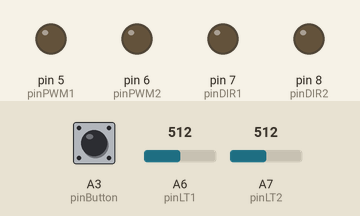
Recording of a sketch running on a simulated Arduino Nano, built with avr-gcc and run on an emulated ATmega328P. Shown: output pins drawn as LEDs (lit = HIGH). Dashed ring = blinking. The test bench sets the inputs (shaded band); at power-on: A3 (pinButton) HIGH, A6 (pinLT1) = 512, A7 (pinLT2) = 512.

Above: at 1.2 s.
1.3 s: A3 (pinButton) pulled LOW for 0.15 s
At 2.7 s:
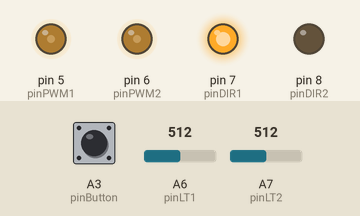
3.0 s: A6 (pinLT1) set to 753
4.5 s: A6 (pinLT1) set to 781
At 4.9 s:
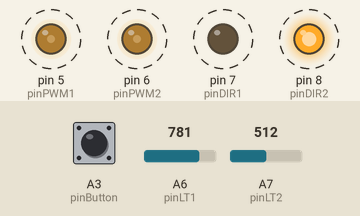
7.5 s: A6 (pinLT1) set to 716
At 8.9 s:
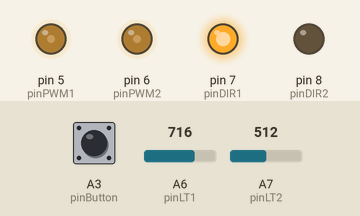
9.2 s: A7 (pinLT2) set to 752
10.7 s: A7 (pinLT2) set to 787
At 11.38 s:
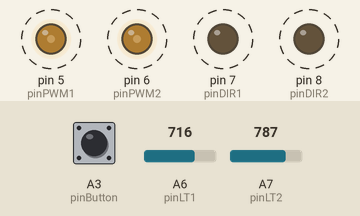
Timing chart, 0 to 14.7 s (numbered marks = the images above; inputs shaded):
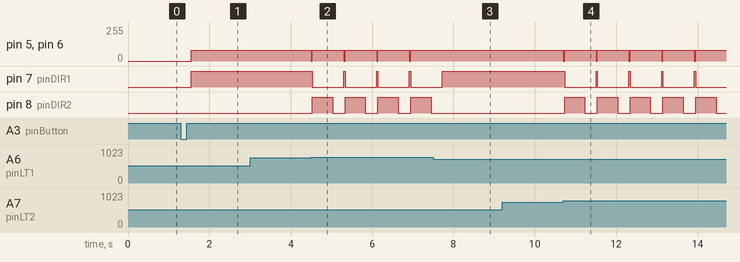

Measured:
- the behaviour switches between 770 and 771 on A6 (pinLT1) (found by bisection; images 1 and 2)
- the behaviour switches between 770 and 771 on A7 (pinLT2) (found by bisection; images 3 and 4)
- after the input at 1.3 s, pin 5 (pinPWM1), pin 6 (pinPWM2): 0/255 → 80/255 after 0.25 s; pin 7 (pinDIR1): LOW → HIGH after 0.25 s
- after the input at 3.0 s, every drawn part: stays the same
- after the input at 4.5 s, pin 5 (pinPWM1), pin 6 (pinPWM2): alternates 80/255 for 0.78 s and 0/255 for 0.03 s, starting at once; pin 7 (pinDIR1): alternates HIGH for 0.03 s and LOW for 0.78 s, starting at once; pin 8 (pinDIR2): alternates HIGH for 0.50 s and LOW for 0.31 s, starting at once
- after the input at 7.5 s, pin 5 (pinPWM1), pin 6 (pinPWM2): stops changing and stays 80/255; pin 7 (pinDIR1): goes on until 7.7 s, then stays HIGH; pin 8 (pinDIR2): stops changing and stays LOW
- after the input at 9.2 s, every drawn part: stays the same
- after the input at 10.7 s, pin 5 (pinPWM1), pin 6 (pinPWM2): alternates 80/255 for 0.78 s and 0/255 for 0.03 s, starting at once; pin 7 (pinDIR1): alternates HIGH for 0.03 s and LOW for 0.78 s, starting at once; pin 8 (pinDIR2): alternates HIGH for 0.50 s and LOW for 0.31 s, starting at once

The sketch:

Jellibi-AGV-05-02-InLine-Rover.ino
```cpp
////////////////////  버튼 핀 번호

#define pinButton     A3 // 버턴 핀 번호

//////////////  바닥의 라인트레이스 IR센서

#define pinLT1    A6 // 1번(왼쪽) IR센서 연결 핀
#define pinLT2    A7 // 2번(오른쪽) IR센서 연결 핀

// WHITE=[0~190~410]... 560 ...[710~925~1023]=BLACK
#define LT_AJDUST       60  // 빨간색 픽시의 센서값은 +60 이동
#define LT_MAX_WHITE   410 + LT_AJDUST // 흰색으로 판단하는 최대값
#define LT_MID_VALUE   560 + LT_AJDUST // 흑백 판단 경계값(중간값)
#define LT_MIN_BLACK   710 + LT_AJDUST // 검은색으로 판단하는 최소값

////////////////////  모터 1번(왼쪽)과 2번(오른쪽)

#define pinDIR1   7 // 1번(왼쪽)모터 방향 지정용 연결 핀
#define pinPWM1   5 // 1번(왼쪽)모터 속력 지정용 연결 핀

#define pinDIR2   8 // 2번(오른쪽)모터 방향 지정용 연결 핀
#define pinPWM2   6 // 2번(오른쪽)모터 속력 지정용 연결 핀

////////////////////  모터 회전 동작

#define FORWARD   0 // 전진 방향
#define BACKWARD  1 // 후진 방향

void  drive(int dir1, int power1, int dir2, int power2)
{
  boolean dirHighLow1, dirHighLow2;

  if(dir1 == FORWARD)  // 1번(왼쪽)모터 방향
    dirHighLow1 = HIGH;
  else // BACKWARD
    dirHighLow1 = LOW;

  if(dir2 == FORWARD)  // 2번(오른쪽)모터
    dirHighLow2 = LOW;
  else // BACKWARD
    dirHighLow2 = HIGH;

  digitalWrite(pinDIR1, dirHighLow1);
  analogWrite(pinPWM1, power1);

  digitalWrite(pinDIR2, dirHighLow2);
  analogWrite(pinPWM2, power2);
}

void  Forward( int power )  // 전진
{
  drive(FORWARD, power, FORWARD, power);
}

void  Backward( int power )  // 후진
{
  drive(BACKWARD, power, BACKWARD, power);
}

void  TurnLeft( int power )  // 좌회전
{
  drive(BACKWARD, power, FORWARD, power);
}

void  TurnRight( int power )  // 우회전
{
  drive(FORWARD, power, BACKWARD, power);
}

void Stop()  // 정지
{
  analogWrite(pinPWM1, 0);
  analogWrite(pinPWM2, 0);
}

////////////////////

void  setup()
{
  // 모터 제어 핀들을 모두 출력용으로 설정
  pinMode( pinDIR1, OUTPUT ); // 1번(왼쪽)모터 방향 핀
  pinMode( pinPWM1, OUTPUT ); // 1번(왼쪽)모터 속력 핀
  pinMode( pinDIR2, OUTPUT ); // 2번(오른쪽)모터 방향 핀
  pinMode( pinPWM2, OUTPUT ); // 2번(오른쪽)모터 속력 핀
}

int Power = 80;  // 기본 속력 (약간 느리게)

void  StopAndBackward() // 정지한 후 뒤로 물러나기
{
  Stop();
  delay( 30 );
  Backward( Power );
  delay( 500 );
}


// 주행 상태(이동중 또는 정지) 플래그
bool  IsDriving = false; // 처음에는 정지 상태 (UP 버튼으로 변경)


void  loop()
{
  ////////// 먼저, 버튼 눌림 체크 (버튼이 눌리면 주행 상태 변경)

  if( digitalRead(pinButton) == 0 ) // 버튼이 눌려진 상태이면
  {
    if( IsDriving ) // 만약 현재 주행중 상태이면
    {
      Stop(); // 정지

      while( digitalRead(pinButton) == 0 ) // 버튼이 올려질 때까지 대기
        delay( 10 );

      IsDriving = false; // 정지 상태로 변경
    }
    else // 만약 현재 정지 상태이면
    {
      while( digitalRead(pinButton) == 0 ) // 버튼이 올려질 때까지 대기
        delay( 10 );

      IsDriving = true; // 주행중 상태로 변경
    }
    delay( 100 ); // 0.1초 지연
  }

  ////////// 주행 상태에 따라 주행 또는 대기

  if( IsDriving ) // 현재 주행중 상태이면
  {
    int v1 = analogRead( pinLT1 );
    int v2 = analogRead( pinLT2 );

    if( (LT_MIN_BLACK < v1) || (LT_MIN_BLACK < v2) )
    {
      // 좌우 어느쪽이든 IR센서가 검정색을 감지한 경우
      StopAndBackward(); // 일단 살짝 뒤로 물러나서
      TurnLeft( Power ); // 좌회전
      delay( 356 - Power ); // 속력에 따라 회전시간 조절
    }

    Forward( Power ); // 전진
  }
  else // 정지중 상태이면
  {
    delay( 100 );  // 0.1초 대기
  }
}
```
